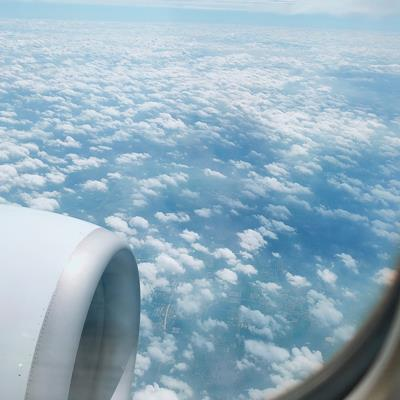
#> input picture images/cloud.jpg, 400 x 400 px
$ python 05_filter_application.py
#> lines starting #> are read from the running program, lines starting #| are printed output that depends on the picture
# 导包
import os

import cv2

# 确保保存路径的文件夹存在
os.makedirs("./images/output_05", exist_ok=True)

# 读取 cloud.jpg
img = cv2.imread("./images/cloud.jpg")
#> img is the input picture: shape (400, 400, 3); mean B, G, R 192.4, 175.9, 148.2

"""
均值滤波
均值滤波器是一种线性滤波器，通过对图像局部邻域内的像素值取平均值来实现滤波。
工作原理：使用一个滑动窗口（核），在每个像素位置，计算窗口内所有像素值的平均值，并用该值替换中心像素值。
效果：均值滤波器可以有效地去除图像中的噪声，但是会使图像变得模糊。
适用场景：去除均匀分布的噪声，但会引起图像模糊。
均值滤波是一种线性滤波，它的模板是一个矩形，模板的大小由 ksize 参数决定，该参数是一个元组。
cv2.blur() 函数可以实现均值滤波, 其中 src 是输入图像，ksize 是模板的大小，ksize 为 (n, m) 时，表示模板的宽度为 n，高度为 m。
"""
# 均值滤波 (9*9) 表示滤波核的大小为 9*9
blur_img = cv2.blur(img, (9, 9))
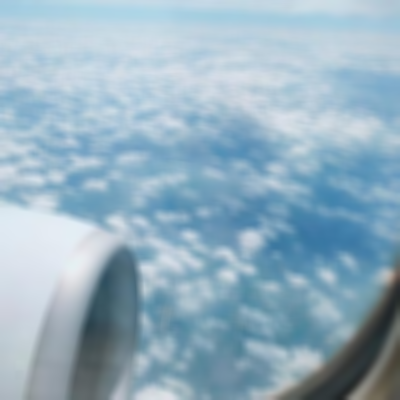
#> blur_img: shape (400, 400, 3); mean B, G, R 192.4, 175.9, 148.2
# 保存均值滤波后的图像
cv2.imencode('.jpg', blur_img)[1].tofile("./images/output_05/均值滤波.jpg")

"""
中值滤波
中值滤波器是一种非线性滤波器，通过取局部邻域内像素值的中值来替代中心像素值。
工作原理：在滑动窗口内，将所有像素值排序，取中间值作为新的像素值。
效果：对椒盐噪声（salt-and-pepper noise）特别有效，能够在去噪的同时较好地保留图像边缘细节。
适用场景： 去除图像中的随机噪声（尤其是椒盐噪声）。
中值滤波是一种非线性滤波，它的模板是一个矩形，模板的大小由 ksize 参数决定，该参数是一个整数。
cv2.medianBlur() 函数可以实现中值滤波, 其中 src 是输入图像，ksize 是模板的大小，ksize 为 n 时，表示模板的大小为 n*n。
"""
# 中值滤波，继续对 cloud.jpg 做中值滤波，滤波核大小为 9×9
median_img = cv2.medianBlur(img, 9)
# 保存中值滤波后的图像
cv2.imencode('.jpg', median_img)[1].tofile("./images/output_05/中值滤波.jpg")

"""
高斯滤波
高斯滤波器是一种线性滤波器，使用高斯分布的权值对邻域像素值加权平均，权值随距离减小。
工作原理：使用一个高斯核（Gaussian kernel）进行加权平均，权值由高斯函数计算，高斯核的大小和标准差决定了滤波的平滑程度。
效果：在去噪的同时比均值滤波保留更多边缘细节，提供平滑效果，不会像均值滤波器那样完全模糊边缘。
适用场景： 通常用来去除图像的高频噪声，同时适合于计算机视觉任务中的预处理。
使用高斯滤波时，涉及了两个其他参数：sigmaX 和 sigmaY。修改 sigmaX 和 sigmaY 都会改变卷积核中的权重值。
具体则涉及卷积方面的知识，较为复杂，这里我们对其应用方式有所了解即可
"""
# 高斯滤波，继续对 cloud.jpg 做高斯滤波，滤波核大小为 9×9
gaussian_img = cv2.GaussianBlur(img, (9, 9), 0, 0)
# 保存高斯滤波后的图像
cv2.imencode('.jpg', gaussian_img)[1].tofile("./images/output_05/高斯滤波.jpg")

"""
双边滤波器
双边滤波器是一种高级滤波器，用于同时去除噪声和保留图像边缘。与普通的线性滤波器不同，双边滤波结合了空间信息和像素强度信息，通过加权平均处理邻域像素
工作原理：
    滤波权值由两部分组成：空间权值 (Spatial Weight): 根据像素之间的空间距离，距离越近的像素权值越高。
    颜色权值 (Range Weight): 根据像素值之间的差异，像素值越接近，权值越高。
    只有在距离接近且像素值相似的像素才对结果有较大贡献。
效果：能够很好地平滑图像噪声，同时保留边缘细节，与传统滤波器相比，双边滤波不会模糊边缘，因为边缘的像素值差异较大，颜色权值较低。
适用场景：图像去噪，同时保持边缘清晰，计算机视觉和图像处理中的预处理步骤，例如边缘检测、纹理分析等。
双边滤波的方法是 cv2.bilateralFilter()，除了被处理图像和滤波核大小两个参数外，双边滤波还需要指定 sigmaColor 和 sigmaSpace两个参数。
sigmaColor表示参与滤波处理的像素的范围（小于这个值才会参与计算、处理），sigmaSpace 则表示坐标空间的 σ 值，σ 越大，参与计算的像素数量就越多
"""
# 双边滤波，继续对 cloud.jpg 做双边滤波，滤波核大小为 9×9，sigmaColor 为 125，sigmaSpace 为 200
bilateral_img = cv2.bilateralFilter(img, 9, 125, 200)
# 保存双边滤波后的图像
cv2.imencode('.jpg', bilateral_img)[1].tofile("./images/output_05/双边滤波.jpg")
